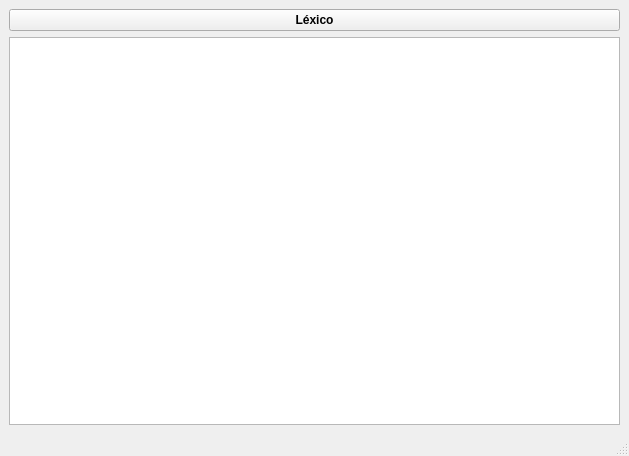
<?xml version="1.0" encoding="UTF-8"?>
<ui version="4.0">
 <class>MainWindow</class>
 <widget class="QMainWindow" name="MainWindow">
  <property name="windowModality">
   <enum>Qt::WindowModal</enum>
  </property>
  <property name="geometry">
   <rect>
    <x>0</x>
    <y>0</y>
    <width>629</width>
    <height>456</height>
   </rect>
  </property>
  <property name="windowTitle">
   <string>Analisador Léxico</string>
  </property>
  <property name="windowIcon">
   <iconset>
    <normaloff>ufms.png</normaloff>ufms.png</iconset>
  </property>
  <widget class="QWidget" name="centralwidget">
   <layout class="QGridLayout" name="gridLayout">
    <item row="0" column="0">
     <widget class="QPushButton" name="botao_lexico">
      <property name="font">
       <font>
        <weight>75</weight>
        <bold>true</bold>
       </font>
      </property>
      <property name="text">
       <string>Léxico</string>
      </property>
     </widget>
    </item>
    <item row="1" column="0">
     <widget class="QTextEdit" name="campotexto_lexico">
      <property name="font">
       <font>
        <pointsize>14</pointsize>
        <weight>50</weight>
        <bold>false</bold>
       </font>
      </property>
      <property name="cursor" stdset="0">
       <cursorShape>ArrowCursor</cursorShape>
      </property>
      <property name="readOnly">
       <bool>true</bool>
      </property>
      <property name="html">
       <string>&lt;!DOCTYPE HTML PUBLIC &quot;-//W3C//DTD HTML 4.0//EN&quot; &quot;http://www.w3.org/TR/REC-html40/strict.dtd&quot;&gt;
&lt;html&gt;&lt;head&gt;&lt;meta name=&quot;qrichtext&quot; content=&quot;1&quot; /&gt;&lt;style type=&quot;text/css&quot;&gt;
p, li { white-space: pre-wrap; }
&lt;/style&gt;&lt;/head&gt;&lt;body style=&quot; font-family:'MS Shell Dlg 2'; font-size:14pt; font-weight:400; font-style:normal;&quot;&gt;
&lt;p style=&quot;-qt-paragraph-type:empty; margin-top:0px; margin-bottom:0px; margin-left:0px; margin-right:0px; -qt-block-indent:0; text-indent:0px; font-size:8.25pt;&quot;&gt;&lt;br /&gt;&lt;/p&gt;&lt;/body&gt;&lt;/html&gt;</string>
      </property>
     </widget>
    </item>
   </layout>
  </widget>
  <widget class="QMenuBar" name="menubar">
   <property name="geometry">
    <rect>
     <x>0</x>
     <y>0</y>
     <width>629</width>
     <height>21</height>
    </rect>
   </property>
  </widget>
  <widget class="QStatusBar" name="statusbar"/>
 </widget>
 <resources/>
 <connections/>
</ui>
